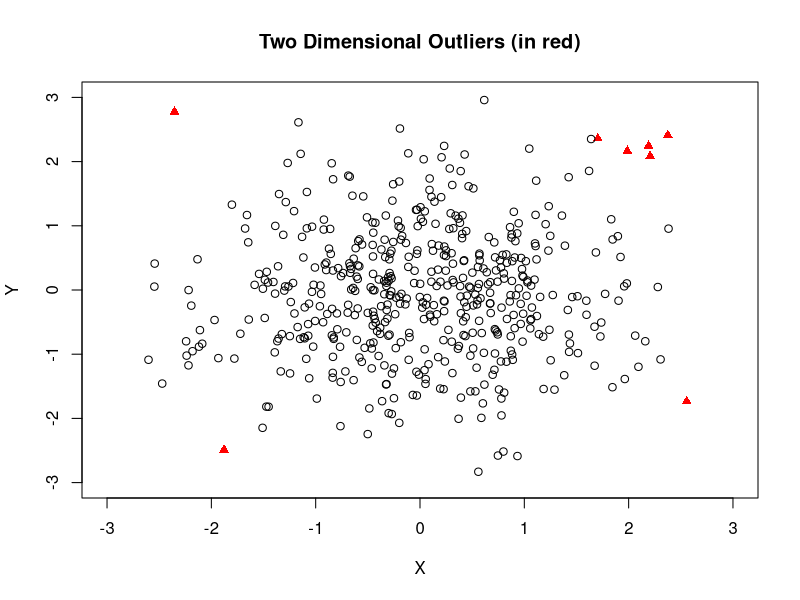

This chart was generated by the following R code:
# Description : Conditional Colors and Shapes in plot() with ifelse()
# Website : http://is-r.tumblr.com/post/33223979190/conditional-colors-and-shapes-in-plot-with-ifelse

#Plotting Random Variables
#rnorm(N, mean, sd): generates a
#random normal variable of length N
#with specified mean and std. dev. (sd)
# x/ylim = range of X/Y axis.
#col: colors, specified with an ifelse()
#pch, plot symbol to use
#pch list: http://voteview.com/symbols_pch.htm

X <- rnorm(500) #draw var 1
Y <- rnorm(500) #draw var 2
plot(X, Y, xlim=c(-3,3),ylim=c(-3,3),
     col=ifelse(((abs(X)>1.65 & abs(Y)>1.65)),"red", "black"),
     main="Two Dimensional Outliers (in red)" ,
     pch=ifelse(((abs(X)>1.65 & abs(Y)>1.65)), 17, 1)
)
